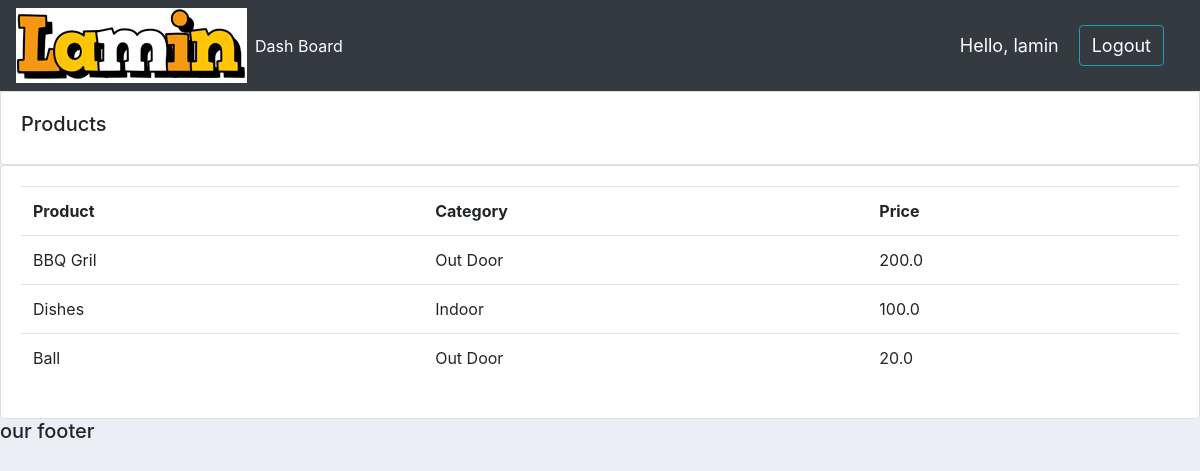
Screenshot of /products/ (signed in) with the database file from the repository.
### accounts/models.py (models this page shows, shortened)
class Product(models.Model):
    CATEGORY = (
        ('Indoor', 'Indoor'),
        ('Out Door', 'Out Door')
    )
    name = models.CharField(max_length=200, null=True)
    price = models.FloatField(null=True)
    category = models.CharField(max_length=200, null=True, choices=CATEGORY)
    description =  models.CharField(max_length=200, null=True, blank=True)
    date_created = models.DateTimeField(auto_now_add=True)
    tags = models.ManyToManyField(Tag)

### accounts/decorators.py (the view)
        def wrapped_func(request, *args, **kwargs):
            group = None
            if request.user.groups.exists():
                group = request.user.groups.all()[0].name
            if group  in allowed_reles:
                return view_func(request, *args, **kwargs )
            else:
                return HttpResponse("You are not Authorized to ")

### accounts/views.py (called while the page is built)
@login_required(login_url='login')
@allowed_users(allowed_reles=['admin'])
def products(request):
    products = Product.objects.all()
    return render(request, 'accounts/products.html',{'products': products})

### accounts/templates/accounts/products.html
{% extends 'accounts/main.html' %}
{% block content %}
<div class="row">
    <div class="col-md">
        <div class="card card-body">
            <h5>Products</h5>
        </div>
        <div class="card card-body">
            <table class="table">
                <tr>
                    <th>Product</th>
                    <th>Category</th>
                    <th>Price</th>
                </tr>
                {% for i in products %}
                <tr>
                    <td>{{i.name}} </td>
                    <td>{{i.category}} </td>
                    <td>{{i.price}} </td>
                </tr>
                {% endfor %}
            </table>
        </div>
    </div>
</div>
{% endblock content %}

### accounts/templates/accounts/navbar.html (shortened to what this page needs)
{% load static %}
<nav class="navbar navbar-expand-lg navbar-dark bg-dark">
    <img src="{% static '/images/log.png'%}">
    <div class="collapse navbar-collapse" id="navbarTogglerDemo03">
      <ul class="navbar-nav mr-auto mt-2 mt-lg-0">
        {% if request.user.is_staff  %}
        <li class="nav-item active">
          <a class="nav-link" href="{% url 'home' %}">Dash Board <span class="sr-only">(current)</span></a>
        </li>
        {% else %}
        <li class="nav-item">
          <a class="nav-link" href="{% url 'products' %}">Products</a>
        </li>
        {% endif %}
      </ul>
    </div>
    <span id="hello-msg"> Hello, {{request.user}} </span>
    <span><a class="btn btn-outline-info" id="hello-msg" href="{% url 'logout' %}">Logout</a></span>
  </nav>

### static/css/main.css (style rules this page uses)
body { background-color: #ebeff5; margin: auto; }

### accounts/templates/accounts/navbar.html (style rules this page uses)
#hello-msg { font-size: 18px; color: #fff; margin-right: 20px; }

### rows the page displays
Product: name "BBQ Gril", category "Out Door", price "200.0"
Product: name "Dishes", category "Indoor", price "100.0"
Product: name "Ball", category "Out Door", price "20.0"

### other values shown
{{ request.user }} "lamin"
